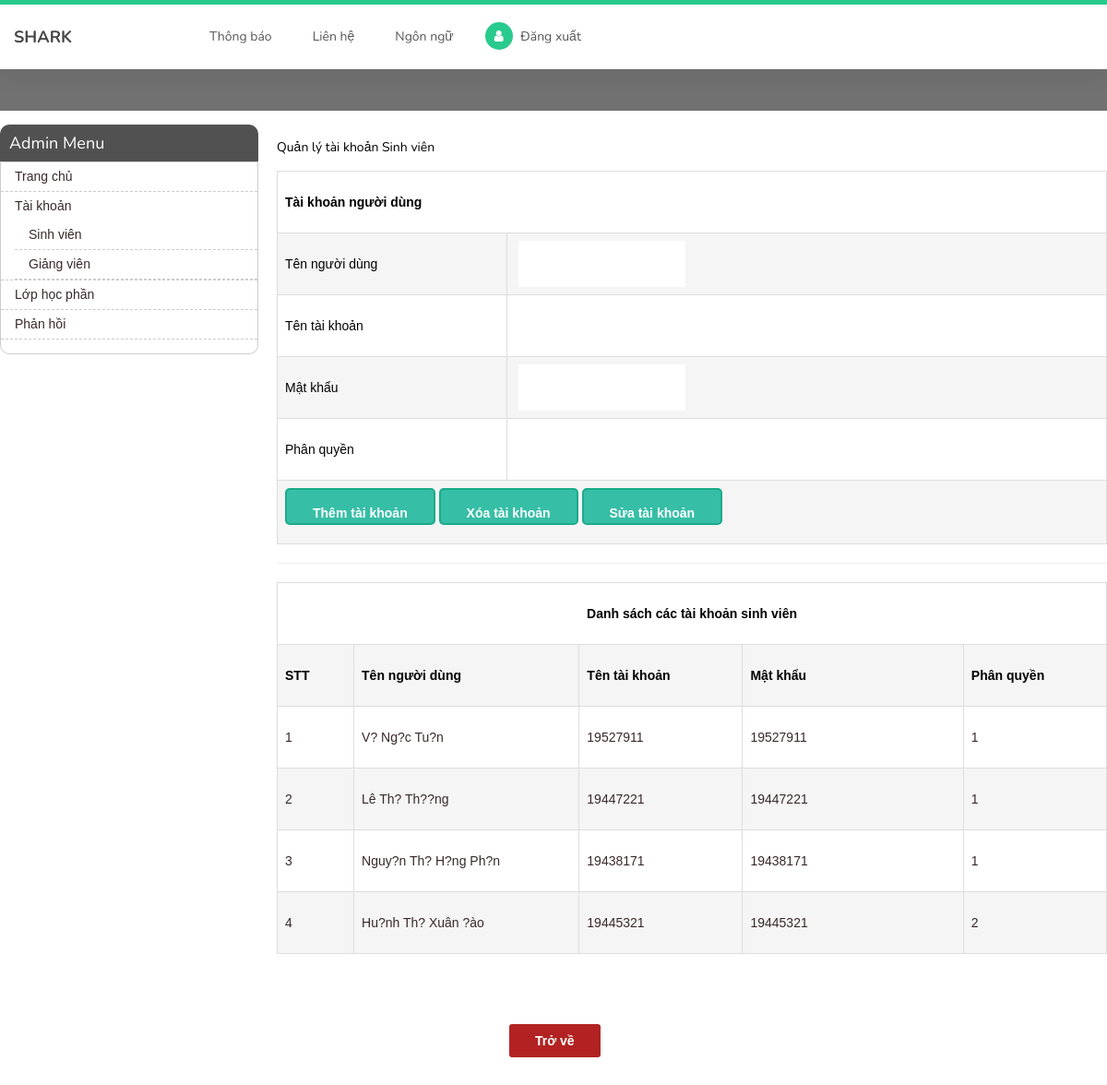
Page /admin/dstksv.php on the committed database.
### tables this page shows
CREATE TABLE `taikhoan` (
  `id` int(100) unsigned NOT NULL auto_increment,
  `username` varchar(100) NOT NULL,
  `password` varchar(100) NOT NULL,
  `ten` varchar(100) NOT NULL,
  `lop` varchar(10) NOT NULL,
  `trangthai` varchar(10) NOT NULL,
  `thoigian` datetime NOT NULL,
  `phanquyen` int(11) NOT NULL,
  PRIMARY KEY  (`id`),
  UNIQUE KEY `username` (`username`),
  KEY `phanquyen` (`phanquyen`)
);

### admin/clstmdt.php (the view, shortened to what this page needs)
<?php
class tmdt extends upfile
{
	private function connect()
	{
		$con=mysql_connect("localhost","daohuynh","123456");
		if(!$con)
		{
			echo 'Không thể kết nối csdl';
			exit();
		}
		else
		{
			return $con;
		}
	}
	public function load_ds_taikhoan($sql)
	{
		$link=$this->connect();
		$ketqua=mysql_query($sql, $link);
		$i=mysql_num_rows($ketqua);
		if($i>0)
		{
			echo ' <table width="1064" border="1" align="center">
					<tr>
					  <td colspan="8" style="text-align:center"><strong>Danh sách các tài khoản sinh viên</strong></td>
					</tr>
					<tr>
					  <td width="68" align="center"><strong>STT</strong></td>
					  <td width="200" align="center"><strong>Tên người dùng</strong></td>
					  <td width="145" align="center"><strong>Tên tài khoản</strong></td>
					  <td width="196" align="center"><strong>Mật khẩu</strong></td>
					  <td width="127" align="center"><strong>Phân quyền</strong></td>
					</tr>';
					$dem=1;
			while($row=mysql_fetch_array($ketqua))
			{
				$id=$row['id'];
				$ten=$row['ten'];
				$tkhoan=$row['username'];
				$mkhau=$row['password'];
				$phanquyen=$row['phanquyen'];
				echo'  <tr align="center" valign="middle" style="text-align:center">
						  <td align="center"><a href="?id='.$id.'">'.$dem.'</a></td>
						  <td align="center"><a href="?id='.$id.'">'.$ten.'</a></td>
						  <td align="center"><a href="?id='.$id.'">'.$tkhoan.'</a></td>
						  <td align="center"><a href="?id='.$id.'">'.$mkhau.'</a></td>
						  <td align="center"><a href="?id='.$id.'">'.$phanquyen.'</a></td>
						</tr>';
						$dem++;
			}
			echo'</table>';
		}
		else
		{
			echo'Không có dữ liệu.';
		}
	}
	public function chonlay($sql)
	{
			$link=$this->connect();
			$ketqua=mysql_query($sql,$link);
			$i=mysql_num_rows($ketqua);
			$kq='';
			return $kq;
		}
}
?>

### admin/dstksv.php (shortened to what this page needs)
<?php
include("clstmdt.php");
$p= new tmdt();
$layid=0;
?>
<!DOCTYPE html>
<html lang="en">
<head>
     <link rel="stylesheet" href="css/bootstrap.min.css">
     <link rel="stylesheet" href="css/font-awesome.min.css">
     <link rel="stylesheet" href="css/owl.carousel.css">
     <link rel="stylesheet" href="css/owl.theme.default.min.css">
     <link rel="stylesheet" href="css/css.css">
     <link rel="stylesheet" type="text/css" href="css/main.css">
     <link rel="stylesheet" type="text/css" href="css/admin_style.css">
     <link rel="stylesheet" href="css/templatemo-style.css">
</head>
<body id="top" data-spy="scroll" data-target=".navbar-collapse" data-offset="50">
     <section class="navbar custom-navbar navbar-fixed-top" role="navigation">
          <div class="container">
               <div class="navbar-header">
                    <a href="#" class="navbar-brand">SHARK</a>
               </div>
               <div class="collapse navbar-collapse">
                    <ul class="nav navbar-nav navbar-nav-first">
                         <li><a href="#testimonial" class="smoothScroll">Thông báo</a></li>
                         <li><a href="#contact" class="smoothScroll">Liên hệ</a></li>
                         <li><a href="" class="smoothScroll">Ngôn ngữ</a></li>
                    </ul>
                    <ul class="nav navbar-nav navbar-right">
                         <li><a href="login.php"><i class="fa fa-user"><?php echo $tenadmin ; ?></i> Đăng xuất</a></li>
                    </ul>
               </div>
          </div>
     </section>
 <div id="admin-heading-panel">
            <div id="content-wrapper">
                <div class="container">
                    <div class="left-menu">
                        <div class="menu-heading">Admin Menu</div>
                        <div class="menu-items">
                            <ul>
                                <li><a href="admin.php">Trang chủ</a></li>
                                <li><a href="">Tài khoản</a>
                                        <ul>
                                            <li>
                                                <a href="dstksv.php">Sinh viên</a>
                                            </li>
                                            <li>
                                                <a href="dstkgv.php">Giảng viên</a>
                                            </li>
                                        </ul>
                                <li><a href="taolhp.php">Lớp học phần</a></li>
                                <li><a href="#">Phản hồi</a></li>
                            </ul>
                        </div>
                    </div>
               <div class="main-content">
                    Quản lý tài khoản Sinh viên
                   <form id="form1" name="form1" method="post" action="">
  <table width="600" border="1" align="center">
    <tr>
      <td colspan="2" align="center"><strong>Tài khoản người dùng</strong></td>
    </tr>
    <tr>
      <td width="162">Tên người dùng</td>
      <td width="422" align="left"><label for="txtten"></label>
      <input name="txtten" type="text" id="txtten" value="<?php echo $p->chonlay("select ten from taikhoan where id='$layid' limit 1")?>" />
      <input name="txtid" type="hidden" id="txtid" value="<?php echo $layid;?>" /></td>
    </tr>
    <tr>
      <td>Tên tài khoản</td>
      <td align="left"><label for="txttk"></label>
      <input name="txttk" type="text" id="txttk" value="<?php echo $p->chonlay("select username from taikhoan where id='$layid' limit 1")?>" /></td>
    </tr>
    <tr>
      <td>Mật khẩu</td>
      <td align="left"><label for="txtpass"></label>
      <input name="txtpass" type="text" id="txtpass" value="<?php echo $p->chonlay("select password from taikhoan where id='$layid' limit 1")?>" /></td>
    </tr>
    <tr>
      <td>Phân quyền</td>
      <td align="left"><label for="txtphanquyen"></label>
      <input name="txtphanquyen" type="text" id="txtphanquyen" value="<?php echo $p->chonlay("select phanquyen from taikhoan where id='$layid' limit 1")?>" /></td>
    </tr>
    <tr>
      <td colspan="2" align="center"><input type="submit" name="nut" id="nut" value="Thêm tài khoản" />
      <input type="submit" name="nut" id="nut" value="Xóa tài khoản" />
      <input type="submit" name="nut" id="nut" value="Sửa tài khoản" /></td>
    </tr>
  </table>
</form>
<hr/>
<?php
$p->load_ds_taikhoan("select * from taikhoan order by id desc")
?>
<br>
 <p style=" margin-left:250px"><a href="admin.php"><input type="submit" class="return" value="Trở về"/></a></p>
          </div>
     </div>
</div>
</div>
</body>
</html>

### admin/css/css.css (style rules this page uses)
:root { --baseColor: #606866; }
:root { --iconFill: var(--baseColor); }
:root { --htmlFontSize: 100%; --bodyBackgroundColor: #ddffee; --bodyColor: var(--baseColor); --bodyFontFamily: "Open Sans"; --bodyFontFamilyFallback: sans-serif; --bodyFontSize: 0.875rem; --bodyFontWeight: 400; --bodyLineHeight: 1.5; }
* { box-sizing: inherit; }
html { box-sizing: border-box; font-size: var(--htmlFontSize); }
body { background-color: var(--bodyBackgroundColor); color: var(--bodyColor); font-family: var(--bodyFontFamily), var(--bodyFontFamilyFallback); font-size: var(--bodyFontSize); font-weight: var(--bodyFontWeight); line-height: var(--bodyLineHeight); margin: 0; min-block-size: 100vh; }
:root { --anchorColor: #eee; }
a { color: var(--anchorColor); outline: 0; text-decoration: none; }
:root { --formGap: 0.875rem; }
input { background-image: none; border: 0; color: inherit; font: inherit; margin: 0; outline: 0; padding: 0; transition: background-color 0.3s; }
input[type="submit"] { cursor: pointer; }
:root { --loginBorderRadus: 0.25rem; --loginColor: rgb(19, 16, 16); --loginInputBackgroundColor: #c0f9e5; --loginInputHoverBackgroundColor: #ffff; --loginLabelBackgroundColor: #c0f9e5; --loginSubmitBackgroundColor: #1e030d; --loginSubmitColor: #eee; --loginSubmitHoverBackgroundColor: #1e030d; }
p { margin-block: 1.5rem; }

### admin/css/main.css (style rules this page uses)
.container { display: flex; }

### admin/css/admin_style.css (style rules this page uses)
.container { width: 1200px; margin: 0 auto; }
a { text-decoration: none; }
#admin-heading-panel { background: #717171; height: 50px; line-height: 50px; color: black; }
#admin-heading-panel a { color: #fff; }
.left-menu { float: left; width: 280px; padding-top: auto; margin-top: 50px; border-radius: 20px; }
#admin-heading-panel a { color: #382929; font-family: arial; }
.main-content { float: left; width: 900px; margin-left: 20px; margin-top: 50px; padding-top: auto; border-radius: 20px; height: auto; }
#content-wrapper .container { padding: 15px 0; }
.menu-heading { background: #525151; line-height: 20px; padding: 10px; color: #FFF; border-radius: 10px 10px 0 0; font-size: 18px; }
.menu-items ul { margin: 0; padding: 0; }
.menu-items ul li { list-style: none; line-height: 30px; border-bottom: 1px dashed #ccc; padding-left: 15px; }
.menu-items ul li a { color: #000; }
.menu-items ul li:first-child { border-top: 0; }
.menu-items { padding: 0 0px 15px 0px; border: 1px solid #ccc; border-radius: 0 0 10px 10px; }

### admin/css/templatemo-style.css (style rules this page uses)
body { background: #ffffff; font-family: 'Nunito', sans-serif; overflow-x: hidden; padding-top: 70px; }
p { color: #757575; font-size: 14px; font-weight: normal; line-height: 24px; }
html { -webkit-font-smoothing: antialiased; }
a { color: #252525; -webkit-transition: 0.5s; transition: 0.5s; text-decoration: none !important; }
a, input, button, .form-control { -webkit-transition: 0.5s; transition: 0.5s; }
section { position: relative; padding: 100px 0; }
.custom-navbar { background: #ffffff; border-top: 5px solid #29ca8e; border-bottom: 0; -webkit-box-shadow: 0 1px 30px rgba(0, 0, 0, 0.1); -moz-box-shadow: 0 1px 30px rgba(0, 0, 0, 0.1); box-shadow: 0 1px 30px rgba(0, 0, 0, 0.1); padding: 12px 0; margin-bottom: 0; padding: 0; }
.custom-navbar .navbar-brand { color: #454545; font-size: 18px; font-weight: bold; line-height: 40px; }
.custom-navbar .navbar-nav.navbar-nav-first { margin-left: 8em; }
.custom-navbar .navbar-nav.navbar-right li a { padding-right: 12px; padding-left: 12px; }
.custom-navbar .navbar-nav.navbar-right li a .fa { background: #29ca8e; border-radius: 100%; color: #ffffff; width: 30px; height: 30px; line-height: 30px; text-align: center; display: inline-block; margin-right: 5px; }
.custom-navbar .nav li a { line-height: 40px; color: #575757; padding-right: 22px; padding-left: 22px; }

### admin/dstksv.php (style rules this page uses)
td { height: 30px; }
#nut { background:#36bea6 ; color:#FFF; border: 2px solid #1AAB8A; font-weight:bold; border-radius: 5px; position:relative; height:40px; padding:0 2em; cursor:pointer; transition:800ms ease all; outline:none; }
#nut:after { right:inherit; top:inherit; left:0; bottom:0; }
table { font-family: arial, sans-serif; border-collapse: collapse; width: 100%; }
td, th { border: 1px solid #dddddd; text-align: left; padding: 8px; }
tr:nth-child(even) { background-color:#F5F5F5; }
.return { background:#B22222 ; color:#fff ; border: 2px solid; border-radius: 5px; font-weight:bold; position:relative; height:40px; padding:0 2em; cursor:pointer; transition:800ms ease all; outline:none; }

### rows in the picture
taikhoan: ten "V? Ng?c Tu?n", username "19527911", password "19527911", phanquyen "1"
taikhoan: ten "Lê Th? Th??ng", username "19447221", password "19447221", phanquyen "1"
taikhoan: ten "Nguy?n Th? H?ng Ph?n", username "19438171", password "19438171", phanquyen "1"
taikhoan: ten "Hu?nh Th? Xuân ?ào", username "19445321", password "19445321", phanquyen "2"
